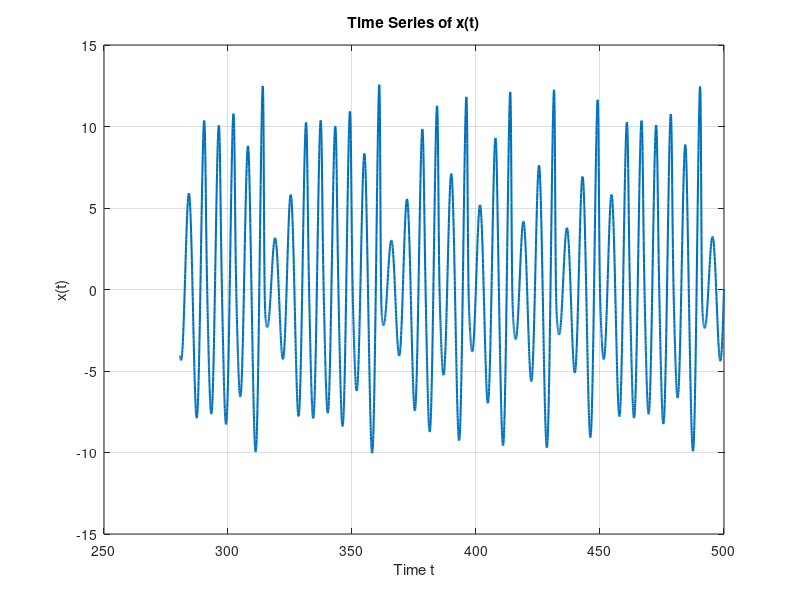
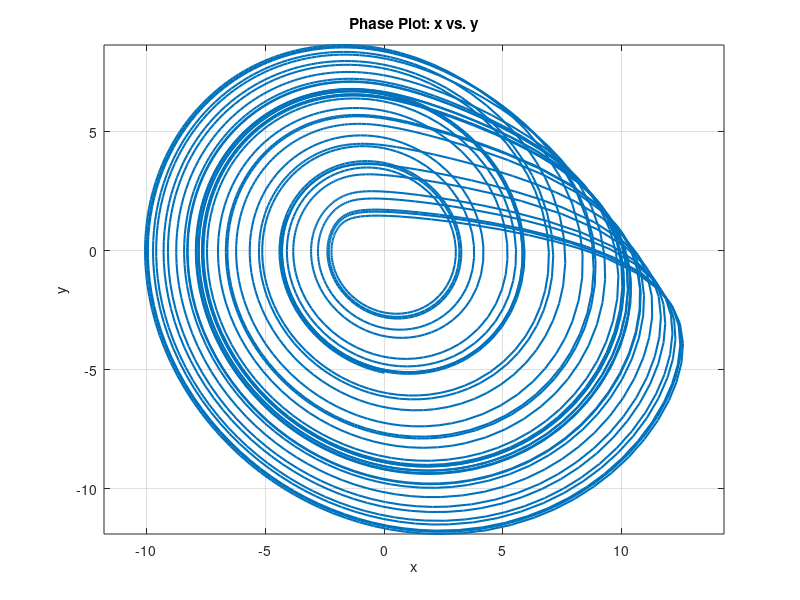

MATLAB code for these plots, in order:
% Rossler.m - Simulation of the Rössler System using ode45
%
% Equations of the Rössler system:
%   dx/dt = -y - z
%   dy/dt = x + a*y
%   dz/dt = b + x*z - c*z
%
% Constant parameters:
%   a = 0.2, b = a, c = 6.3
%
% This script generates random initial conditions, integrates the Rössler system
% over a specified time span, removes transient dynamics, and plots:
%   - The time series of x(t)
%   - A phase plot of x versus y
%
% Author: Sabneet Bains
% License: MIT License

clear; close all; clc;

%% Parameters
a = 0.2;
b = a;
c = 6.3;

%% Define the Rössler System
% p(1)=x, p(2)=y, p(3)=z
rossler = @(t,p) [ - (p(2) + p(3));
                     p(1) + a * p(2);
                     b + p(1) * p(3) - c * p(3) ];

%% Generate Random Initial Conditions
rng('shuffle');
x0 = 10 * rand;
y0 = 10 * rand;
z0 = 10 * rand;
initialConditions = [x0; y0; z0];

%% Numerical Integration with ode45
tspan = [0 500];
[t, p] = ode45(rossler, tspan, initialConditions);

%% Remove Transients
% Remove the first 5000 data points if available; otherwise, use the full data.
if length(t) > 5000
    t_trim = t(5000:end);
    p_trim = p(5000:end, :);
else
    t_trim = t;
    p_trim = p;
end

%% Plotting Results

% Plot x(t) versus time
figure;
plot(t_trim, p_trim(:,1), 'LineWidth', 1.5);
grid on;
xlabel('Time t');
ylabel('x(t)');
title('Time Series of x(t)');

% Plot phase plot: x versus y
figure;
plot(p_trim(:,1), p_trim(:,2), 'LineWidth', 1.5);
grid on;
xlabel('x');
ylabel('y');
title('Phase Plot: x vs. y');
axis equal;
